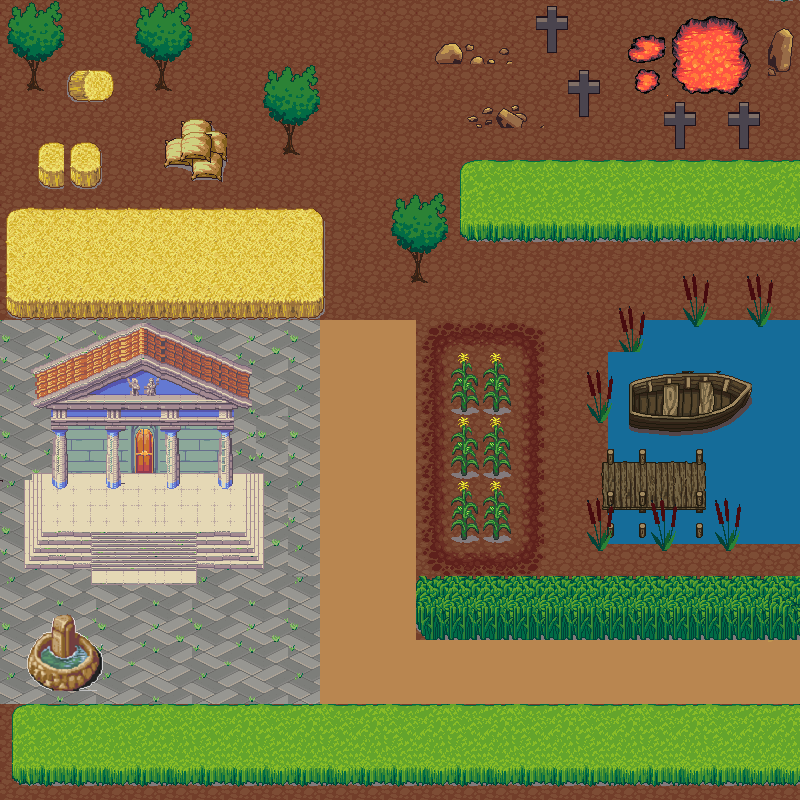

A 2D game scene composited from a Tiled map and its tileset images. What follows is a short description and the map's XML, with each tile layer's data collapsed to a summary:
An orthogonal 25x25 tile map with 32x32 px tiles, 4 tile layers (superficie, construcciones, vegetacion, templete).

<map version="1.2" tiledversion="1.3.1" orientation="orthogonal" renderorder="left-down" compressionlevel="0" width="25" height="25" tilewidth="32" tileheight="32" infinite="0" nextlayerid="7" nextobjectid="1">
 <tileset firstgid="1" source="../texturas/atlaspantallainicio.tsx" />
 <layer id="1" name="superficie" width="25" height="25">
  <data>[625 cells, 624 non-empty, 12 distinct tile ids]</data>
 </layer>
 <layer id="3" name="construcciones" width="25" height="25">
  <data>[625 cells, 67 non-empty, 54 distinct tile ids]</data>
 </layer>
 <layer id="2" name="vegetacion" width="25" height="25">
  <data>[625 cells, 387 non-empty, 116 distinct tile ids]</data>
 </layer>
 <layer id="6" name="templete" width="25" height="25">
  <data>[625 cells, 83 non-empty, 68 distinct tile ids]</data>
 </layer>
</map>